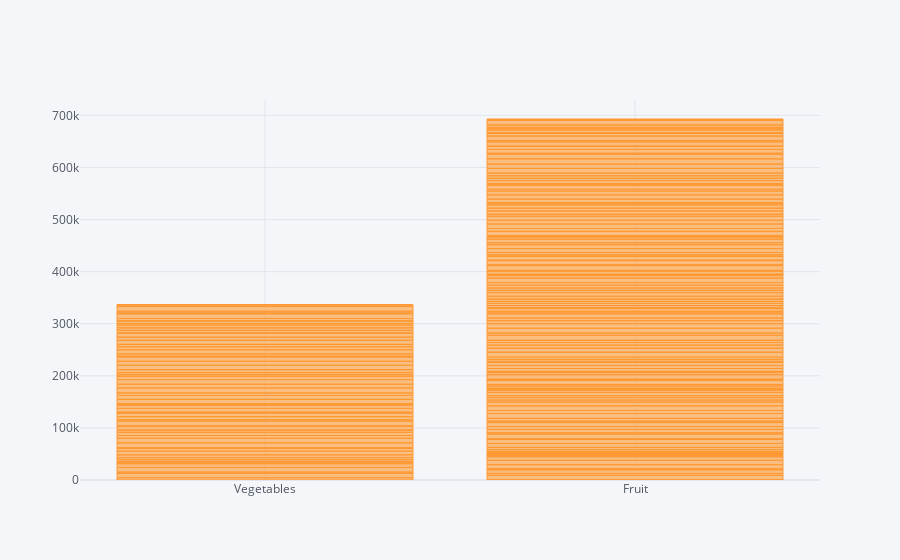

Write notebook code for a chart like this one.
### Code cell
items.iplot(kind="bar",x="Category", y="Amount")

### Figure 1 — Plotly figure (JSON) as saved in the notebook; plotly's stock layout.template omitted (floating-point values rounded to 4 significant figures; data arrays with more than 128 entries replaced by an {"elided": "..."} marker saying what was removed)
{"data": [{"marker": {"color": "rgba(255, 153, 51, 0.6)", "line": {"color": "rgba(255, 153, 51, 1.0)", "width": 1}}, "name": "Amount", "orientation": "v", "text": "", "type": "bar", "x": {"elided": "213 str values"}, "y": {"elided": "213 int values"}}], "layout": {"legend": {"bgcolor": "#F5F6F9", "font": {"color": "#4D5663"}}, "paper_bgcolor": "#F5F6F9", "plot_bgcolor": "#F5F6F9", "title": {"font": {"color": "#4D5663"}}, "xaxis": {"gridcolor": "#E1E5ED", "showgrid": true, "tickfont": {"color": "#4D5663"}, "title": {"font": {"color": "#4D5663"}, "text": ""}, "zerolinecolor": "#E1E5ED"}, "yaxis": {"gridcolor": "#E1E5ED", "showgrid": true, "tickfont": {"color": "#4D5663"}, "title": {"font": {"color": "#4D5663"}, "text": ""}, "zerolinecolor": "#E1E5ED"}}}
